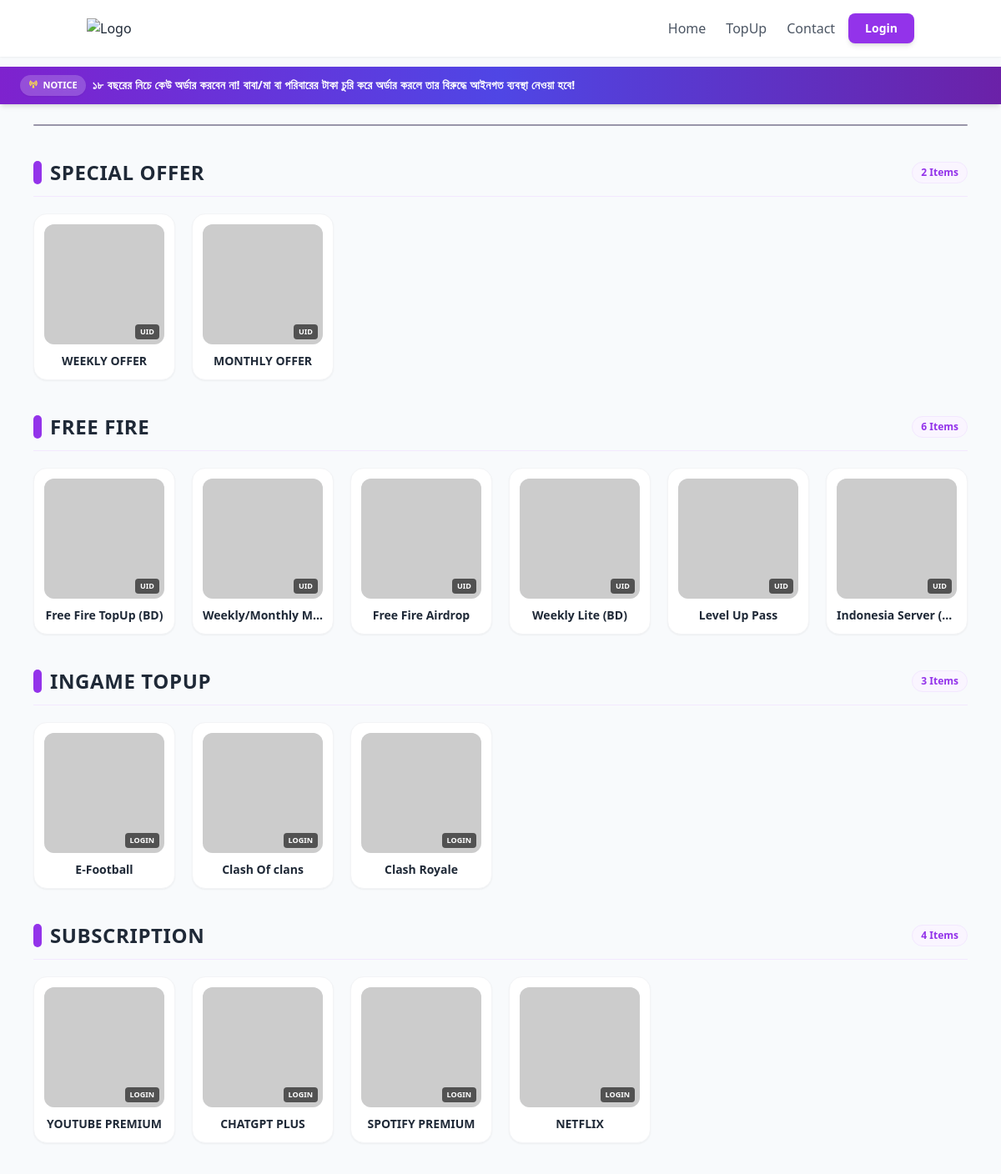
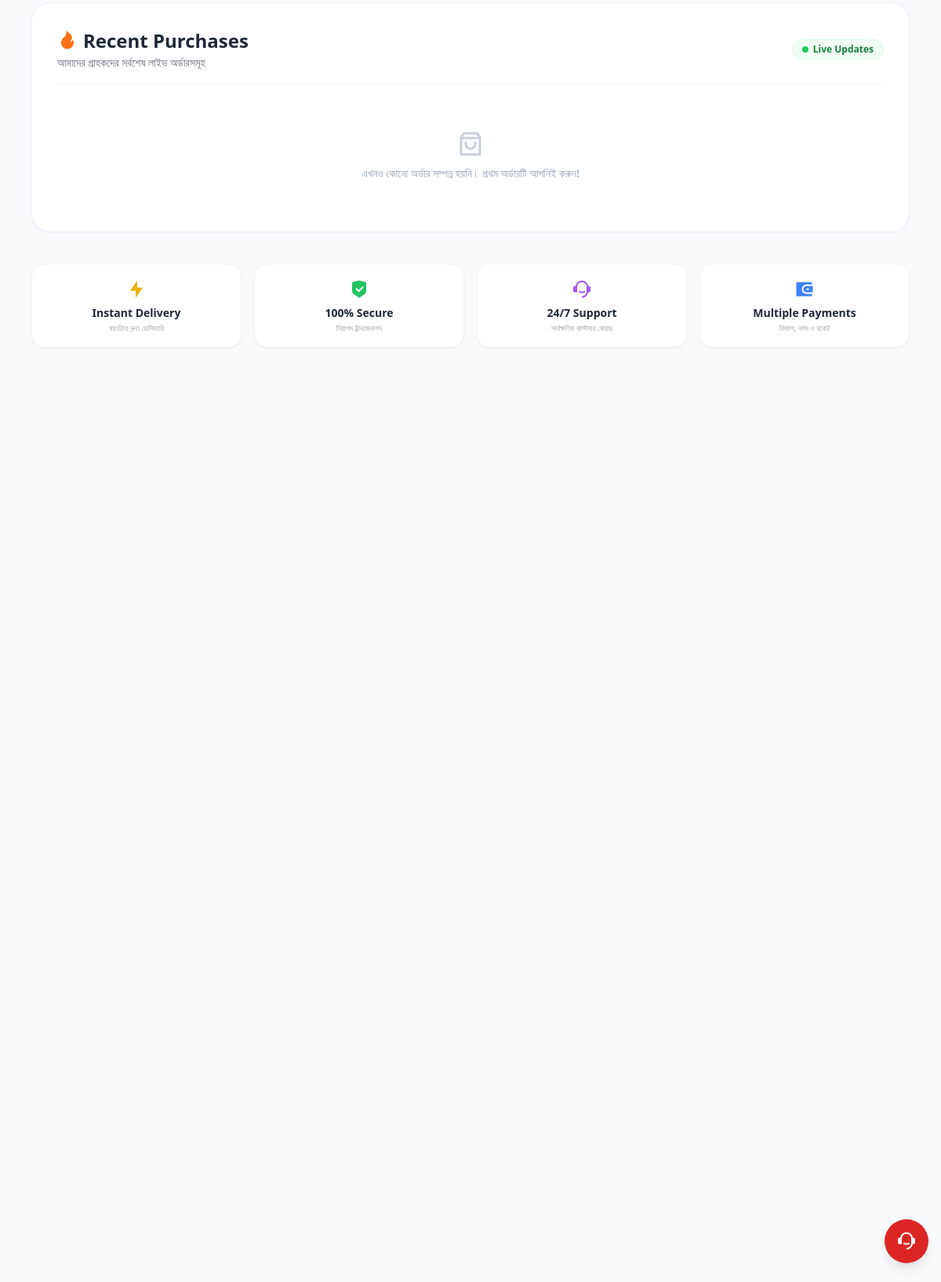
The page / on the database its author committed (2 pictures, top to bottom).
### tables this page shows
CREATE TABLE products (
        id INTEGER PRIMARY KEY AUTOINCREMENT,
        name TEXT NOT NULL,
        category TEXT NOT NULL,
        image TEXT NOT NULL,
        code TEXT UNIQUE NOT NULL,
        input_type TEXT DEFAULT 'UID',
        created_at DATETIME DEFAULT CURRENT_TIMESTAMP
    );

### index.php (the view, shortened to what this page needs)
<?php
include 'header.php';
$banners = $pdo->query("SELECT * FROM banners ORDER BY id DESC")->fetchAll();
$stmt = $pdo->prepare("SELECT setting_value FROM admin_settings WHERE setting_key = 'notice'");
$stmt->execute();
$noticeText = $stmt->fetchColumn() ?: "১৮ বছরের নিচে কেউ অর্ডার করবেন না! বাবা/মা বা পরিবারের টাকা চুরি করে অর্ডার করলে তার বিরুদ্ধে আইনগত ব্যবস্থা নেওয়া হবে!";
$rawProducts = $pdo->query("SELECT * FROM products ORDER BY id ASC")->fetchAll();
$categories = [];
foreach ($rawProducts as $p) {
    $categories[$p['category']][] = $p;
}
$recentOrders = $pdo->query("SELECT userName, product, package, price, status, timestamp FROM orders ORDER BY id DESC LIMIT 8")->fetchAll();
?>
<div class="pt-16 md:pt-20 pb-20 bg-slate-50 min-h-screen">
    <section class="bg-gradient-to-r from-purple-700 via-indigo-600 to-purple-800 py-2.5 px-4 shadow-md sticky top-14 md:top-16 z-20">
        <div class="container mx-auto max-w-6xl">
            <div class="flex items-center gap-2">
                <span class="bg-white/20 text-white text-[11px] font-black px-2.5 py-1 rounded-full uppercase shrink-0 flex items-center gap-1.5 backdrop-blur-sm shadow-sm">
                    <i class="ri-broadcast-fill text-yellow-300 animate-pulse"></i> Notice
                </span>
                <div class="overflow-hidden w-full">
                    <marquee class="text-white text-xs md:text-sm font-semibold tracking-wide" scrollamount="5" onmouseover="this.stop();" onmouseout="this.start();">
                        <?php echo htmlspecialchars($noticeText); ?>
                    </marquee>
                </div>
            </div>
        </div>
    </section>
    <?php if(!empty($banners)): ?>
    <section class="container mx-auto max-w-6xl mt-4 md:mt-6 px-4">
        <div class="relative overflow-hidden rounded-3xl shadow-xl border border-purple-100/60 bg-gray-900 group">
            <button onclick="prevSlide()" class="absolute left-3 top-1/2 -translate-y-1/2 w-9 h-9 rounded-full bg-black/40 text-white flex items-center justify-center hover:bg-black/70 transition backdrop-blur-md shadow-lg">
                <i class="ri-arrow-left-s-line text-2xl"></i>
            </button>
            <button onclick="nextSlide()" class="absolute right-3 top-1/2 -translate-y-1/2 w-9 h-9 rounded-full bg-black/40 text-white flex items-center justify-center hover:bg-black/70 transition backdrop-blur-md shadow-lg">
                <i class="ri-arrow-right-s-line text-2xl"></i>
            </button>
        </div>
    </section>
    <?php endif; ?>
    <div class="container mx-auto max-w-6xl px-4 mt-6">
        <?php foreach($categories as $catTitle => $items): ?>
        <section class="my-8 md:my-10">
            <div class="flex items-center justify-between mb-5 border-b border-purple-100 pb-3">
                <div class="flex items-center gap-2.5">
                    <span class="w-2.5 h-7 bg-purple-600 rounded-full"></span>
                    <h2 class="text-lg md:text-2xl font-black text-gray-800 uppercase tracking-wide">
                        <?php echo htmlspecialchars($catTitle); ?>
                    </h2>
                </div>
                <span class="text-xs font-bold text-purple-600 bg-purple-50 px-2.5 py-1 rounded-full border border-purple-100">
                    <?php echo count($items); ?> Items
                </span>
            </div>
            <div class="grid grid-cols-3 sm:grid-cols-4 md:grid-cols-6 gap-3 md:gap-5">
                <?php foreach($items as $prod): ?>
                    <a href="topup.php?id=<?php echo $prod['id']; ?>" class="group block bg-white rounded-2xl p-2.5 md:p-3 border border-gray-100 shadow-sm hover:shadow-xl hover:border-purple-200 transition-all duration-300 transform hover:-translate-y-1">
                        <div class="relative overflow-hidden rounded-xl bg-gray-100 aspect-square shadow-inner">
                            <img src="<?php echo htmlspecialchars($prod['image']); ?>"
                                 alt="<?php echo htmlspecialchars($prod['name']); ?>"
                                 class="w-full h-full object-cover group-hover:scale-105 transition-transform duration-300"
                                 onerror="this.src='https://placehold.co/300x300?text=Game'">
                            <span class="absolute bottom-1.5 right-1.5 bg-black/60 backdrop-blur-sm text-white text-[9px] font-bold px-1.5 py-0.5 rounded">
                                <?php echo htmlspecialchars($prod['input_type']); ?>
                            </span>
                        </div>
                        <h3 class="text-[12px] md:text-sm text-center font-bold text-gray-800 mt-2.5 truncate group-hover:text-purple-600 transition-colors">
                            <?php echo htmlspecialchars($prod['name']); ?>
                        </h3>
                    </a>
                <?php endforeach; ?>
            </div>
        </section>
        <?php endforeach; ?>
    </div>
    <section class="container mx-auto max-w-6xl px-4 my-10">
        <div class="bg-white rounded-3xl shadow-sm border border-purple-100/70 p-5 md:p-8">
            <div class="flex items-center justify-between mb-6 pb-4 border-b border-gray-100">
                <div>
                    <h3 class="text-lg md:text-2xl font-black text-gray-800 flex items-center gap-2">
                        <i class="ri-fire-fill text-orange-500"></i> Recent Purchases
                    </h3>
                    <p class="text-gray-500 text-xs md:text-sm mt-0.5">আমাদের গ্রাহকদের সর্বশেষ লাইভ অর্ডারসমূহ</p>
                </div>
                <span class="px-3 py-1 bg-green-50 text-green-700 text-xs font-bold rounded-full border border-green-100 flex items-center gap-1.5">
                    <span class="w-2 h-2 rounded-full bg-green-500 animate-ping"></span> Live Updates
                </span>
            </div>
            <?php if(!empty($recentOrders)): ?>
                <div class="grid grid-cols-1 md:grid-cols-2 gap-3">
                    <?php foreach($recentOrders as $order): ?>
                        <div class="bg-slate-50/80 rounded-2xl p-3.5 flex items-center justify-between border border-slate-100 hover:border-purple-200 transition">
                            <div class="flex items-center gap-3 min-w-0">
                                <div class="w-10 h-10 rounded-xl bg-gradient-to-tr from-purple-600 to-indigo-600 text-white flex items-center justify-center font-bold text-sm shrink-0 shadow-md">
                                    <?php echo strtoupper(substr($order['userName'] ?: 'U', 0, 1)); ?>
                                </div>
                                <div class="min-w-0">
                                    <h4 class="font-bold text-gray-800 text-xs md:text-sm truncate">
                                        <?php echo htmlspecialchars($order['userName'] ?: 'User'); ?>
                                    </h4>
                                    <p class="text-[11px] text-gray-500 truncate mt-0.5">
                                        <?php echo htmlspecialchars($order['product']); ?> • <span class="text-purple-600 font-semibold"><?php echo htmlspecialchars($order['package']); ?></span>
                                    </p>
                                </div>
                            </div>
                            <div class="text-right shrink-0 ml-3">
                                <span class="font-black text-gray-900 text-sm md:text-base">৳<?php echo $order['price']; ?></span>
                                <span class="block text-[10px] font-bold uppercase mt-0.5 <?php echo $order['status'] === 'Completed' ? 'text-green-600' : ($order['status'] === 'Rejected' ? 'text-red-500' : 'text-orange-500'); ?>">
                                    <?php echo $order['status']; ?>
                                </span>
                            </div>
                        </div>
                    <?php endforeach; ?>
                </div>
            <?php else: ?>
                <div class="text-center py-8 text-slate-400">
                    <i class="ri-shopping-bag-3-line text-4xl mb-2 opacity-50 block"></i>
                    <p class="text-sm font-medium">এখনও কোনো অর্ডার সম্পন্ন হয়নি। প্রথম অর্ডারটি আপনিই করুন!</p>
                </div>
            <?php endif; ?>
        </div>
    </section>
    <section class="container mx-auto max-w-6xl px-4 my-8">
        <div class="grid grid-cols-2 md:grid-cols-4 gap-4">
            <div class="bg-white p-4 rounded-2xl border border-gray-100 text-center shadow-sm">
                <i class="ri-flashlight-fill text-2xl text-yellow-500 mb-1 block"></i>
                <h4 class="font-bold text-gray-800 text-xs md:text-sm">Instant Delivery</h4>
                <p class="text-[10px] text-gray-400 mt-0.5">স্বয়ংক্রিয় দ্রুত ডেলিভারি</p>
            </div>
            <div class="bg-white p-4 rounded-2xl border border-gray-100 text-center shadow-sm">
                <i class="ri-shield-check-fill text-2xl text-green-500 mb-1 block"></i>
                <h4 class="font-bold text-gray-800 text-xs md:text-sm">100% Secure</h4>
                <p class="text-[10px] text-gray-400 mt-0.5">নিরাপদ ট্রানজেকশন</p>
            </div>
            <div class="bg-white p-4 rounded-2xl border border-gray-100 text-center shadow-sm">
                <i class="ri-customer-service-2-fill text-2xl text-purple-500 mb-1 block"></i>
                <h4 class="font-bold text-gray-800 text-xs md:text-sm">24/7 Support</h4>
                <p class="text-[10px] text-gray-400 mt-0.5">সার্বক্ষণিক কাস্টমার কেয়ার</p>
            </div>
            <div class="bg-white p-4 rounded-2xl border border-gray-100 text-center shadow-sm">
                <i class="ri-wallet-3-fill text-2xl text-blue-500 mb-1 block"></i>
                <h4 class="font-bold text-gray-800 text-xs md:text-sm">Multiple Payments</h4>
                <p class="text-[10px] text-gray-400 mt-0.5">বিকাশ, নগদ ও রকেট</p>
            </div>
        </div>
    </section>
</div>
<?php include 'footer.php'; ?>

### header.php (shortened to what this page needs)
<!doctype html>
<html lang="en">
<head>
    <link href="https://cdn.jsdelivr.net/npm/remixicon@4.0.0/fonts/remixicon.css" rel="stylesheet" />
    <script src="https://cdn.tailwindcss.com"></script>
</head>
<body class="bg-gray-50 text-gray-800 font-sans">
<header id="main-header" class="fixed top-0 left-0 right-0 z-50 transition-all duration-300 bg-white shadow-sm">
    <div class="container mx-auto px-4 py-3 md:py-4">
        <nav class="flex items-center justify-between">
            <a href="index.php" class="flex-shrink-0">
                <img src="https://i.ibb.co.com/kg8tFxRM/Generated-Image-March-06-2026-7-17-PM-removebg-preview.png" alt="Logo" class="w-28 md:w-40 h-auto">
            </a>
            <div class="flex items-center gap-4">
                <div class="hidden md:flex items-center gap-6 font-medium text-gray-600">
                    <a href="index.php" class="hover:text-purple-600 transition-colors">Home</a>
                    <a href="topup.php" class="hover:text-purple-600 transition-colors">TopUp</a>
                    <a href="contact.php" class="hover:text-purple-600 transition-colors">Contact</a>
                </div>
                <div id="authButtons" class="flex items-center">
                    <?php if(isset($_SESSION['user_uid'])): ?>
                        <?php if($_SESSION['user_role'] === 'admin'): ?>
                            <a href="admin/dashboard.php" class="px-4 py-2 bg-gray-900 text-white text-sm font-bold rounded-lg hover:bg-black transition-colors shadow-md flex items-center gap-2 border border-gray-700">
                                <i class="ri-admin-fill text-purple-400"></i> Admin
                            </a>
                        <?php else: ?>
                            <a href="profile.php" class="relative group cursor-pointer">
                                <div class="w-10 h-10 rounded-full bg-gradient-to-r from-purple-600 to-indigo-600 flex items-center justify-center text-white font-bold border-2 border-purple-200 shadow-md transform hover:scale-105">
                                    <?php echo strtoupper(substr($_SESSION['user_name'], 0, 1)); ?>
                                </div>
                            </a>
                        <?php endif; ?>
                    <?php else: ?>
                        <a href="login.php" class="px-5 py-2 bg-purple-600 text-white text-sm font-semibold rounded-lg hover:bg-purple-700 shadow-md">Login</a>
                    <?php endif; ?>
                </div>
            </div>
        </nav>
    </div>
</header>

### footer.php (shortened to what this page needs)
<!DOCTYPE html>
<html lang="en">
<head>
    <script src="https://cdn.tailwindcss.com"></script>
    <link href="https://cdn.jsdelivr.net/npm/remixicon@3.5.0/fonts/remixicon.css" rel="stylesheet">
</head>
<body class="bg-gray-100">
    <a href="contact.php" class="fixed bottom-20 md:bottom-6 right-4 z-40 bg-red-600 hover:bg-red-700 text-white rounded-full w-14 h-14 flex items-center justify-center shadow-lg transition-all cursor-pointer group animate-bounce-slow">
        <i class="ri-customer-service-2-fill text-2xl"></i>
    </a>
</body>
</html>

### rows shown on the page
products: input_type "UID", name "WEEKLY OFFER"
products: input_type "UID", name "MONTHLY OFFER"
products: input_type "UID", name "Free Fire TopUp (BD)"
products: input_type "UID", name "Weekly/Monthly M…"
products: input_type "UID", name "Free Fire Airdrop"
products: input_type "UID", name "Weekly Lite (BD)"
products: input_type "UID", name "Level Up Pass"
products: input_type "UID", name "Indonesia Server (…"
products: input_type "LOGIN", name "E-Football"
products: input_type "LOGIN", name "Clash Of clans"
products: input_type "LOGIN", name "Clash Royale"
products: input_type "LOGIN", name "YOUTUBE PREMIUM"
products: input_type "LOGIN", name "CHATGPT PLUS"
products: input_type "LOGIN", name "SPOTIFY PREMIUM"
products: input_type "LOGIN", name "NETFLIX"

### other values the page prints
$noticeText "১৮ বছরের নিচে কেউ অর্ডার করবেন না! বাবা/মা বা পরিবারের টাকা চুরি করে অর্ডার করলে তার বিরুদ্ধে আইনগত ব্যবস্থা নেওয়া হবে!"
$catTitle "SPECIAL OFFER"
count($items) "2"
$catTitle "FREE FIRE"
count($items) "6"
$catTitle "INGAME TOPUP"
count($items) "3"
$catTitle "SUBSCRIPTION"
count($items) "4"
